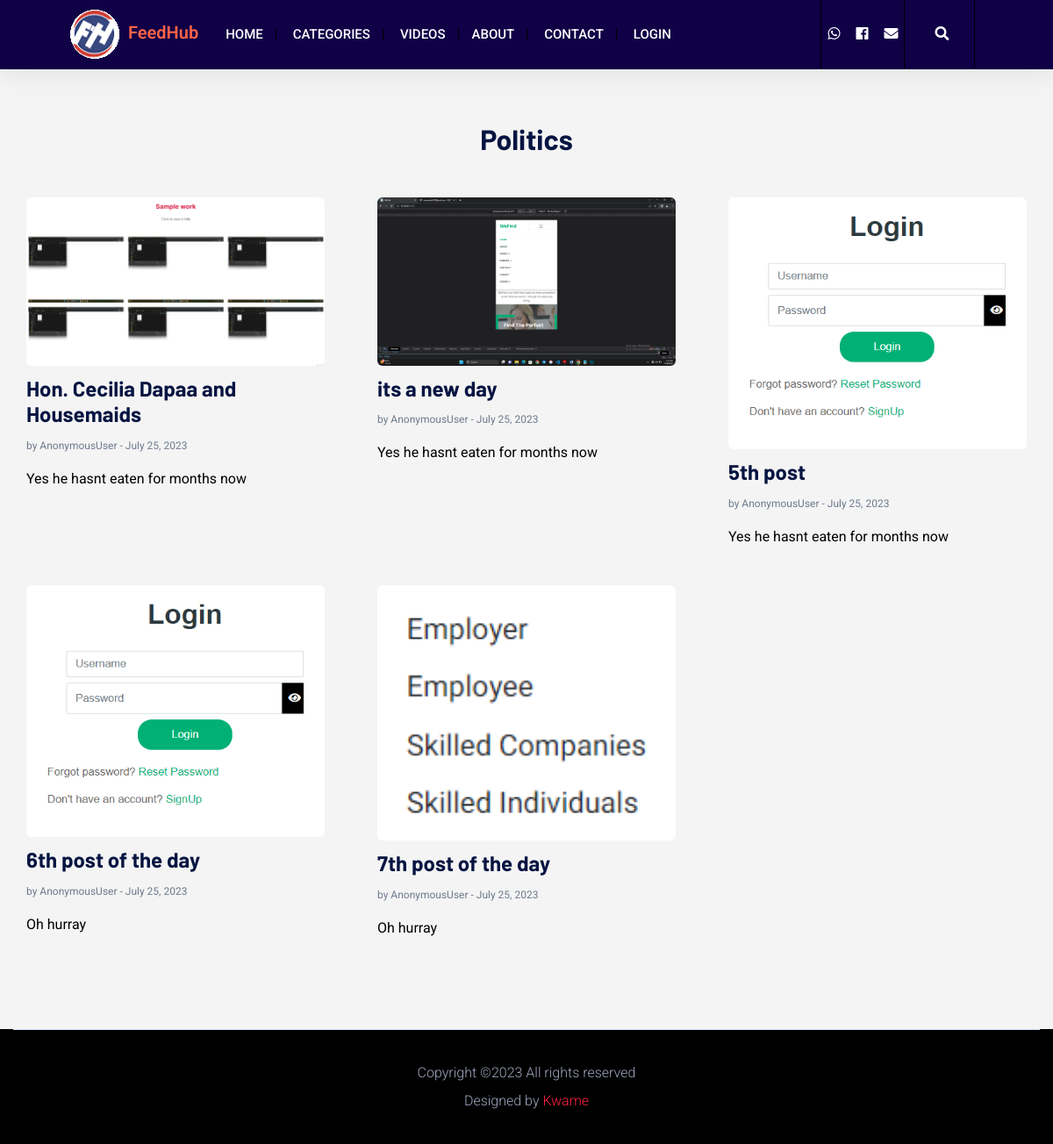
The page /each_category/1/ on the database its author committed.
### app/models.py (models this page shows, shortened)
class category(models.Model):
    category_name = models.CharField(max_length=200)

class post(models.Model):
    user = models.ForeignKey(User, on_delete=models.CASCADE, default=1)
    title = models.CharField(max_length=300)
    snippet = models.CharField(max_length=100)
    post_category = models.ForeignKey(category, on_delete=models.CASCADE)
    details = RichTextField()
    date = models.DateField(auto_now_add=True, null=True, blank=True)
    image = models.FileField(upload_to="images/", null=True, blank=True)
    link = models.CharField(max_length=2000, null=True, blank=True)

### app/views.py (the view)
# urls.py: path('each_category/<int:pk>/', views.each_category, name='each_category'),
def each_category(request, pk):
    each_cat = get_object_or_404(category, pk=pk)
    posts_under_category = post.objects.filter(post_category=each_cat)
    return render(request, 'categori.html', {'each_cat': each_cat, 'posts_under_category': posts_under_category})

### app/templates/categori.html
{% extends 'base.html' %}
{% load static %}
{% block content %}
{% if posts_under_category %}
<main>
    <div class="content">
    <div class="about-area2 gray-bg pt-60 pb-60">
        <div class="container">
            <h2 style="text-align: center; padding-bottom:40px; font-weight: 700;">{{ each_cat.category_name }}</h2>
            <div class="row">
                {% for post in posts_under_category %}
                <div class="col-xl-4 col-lg-6 col-md-6">
                    <div class="whats-news-single mb-40 mb-40">
                        <div class="whates-img">
                            <img src="{{ post.image.url }}" alt="">
                        </div>
                        <div class="whates-caption whates-caption2">
                            <h4><a href="{% url 'details' post.pk %}">{{ post.title }}</a></h4>
                            <span>by {{ user }} - {{ post.date }}</span>
                            <p>{{ post.snippet }}</p>
                        </div>
                    </div>
                </div>
                {% endfor %}
            </div>
        </div>
    </div>
</div>
</main>
{% else %}
<h4 style="text-align: center;padding-top: 200px !important;">No posts found for this <span style="color: crimson; font-weight: 600; ">{{each_cat.category_name}}</span>.</h4>
{% endif %}
{% endblock %}

### rows shown on the page
category: category_name "Politics"
post: image (picture), title "Hon. Cecilia Dapaa and Housemaids", user "AnonymousUser", date "July 25, 2023", snippet "Yes he hasnt eaten for months now"
post: image (picture), title "its a new day", user "AnonymousUser", date "July 25, 2023", snippet "Yes he hasnt eaten for months now"
post: image (picture), title "5th post", user "AnonymousUser", date "July 25, 2023", snippet "Yes he hasnt eaten for months now"
post: image (picture), title "6th post of the day", user "AnonymousUser", date "July 25, 2023", snippet "Oh hurray"
post: image (picture), title "7th post of the day", user "AnonymousUser", date "July 25, 2023", snippet "Oh hurray"
